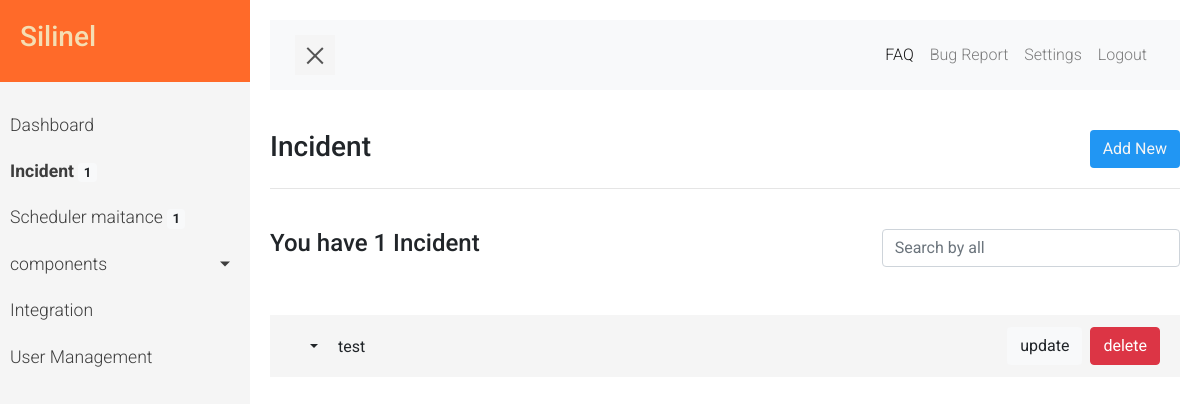
Page /dashboard/incident on the earlier database version.
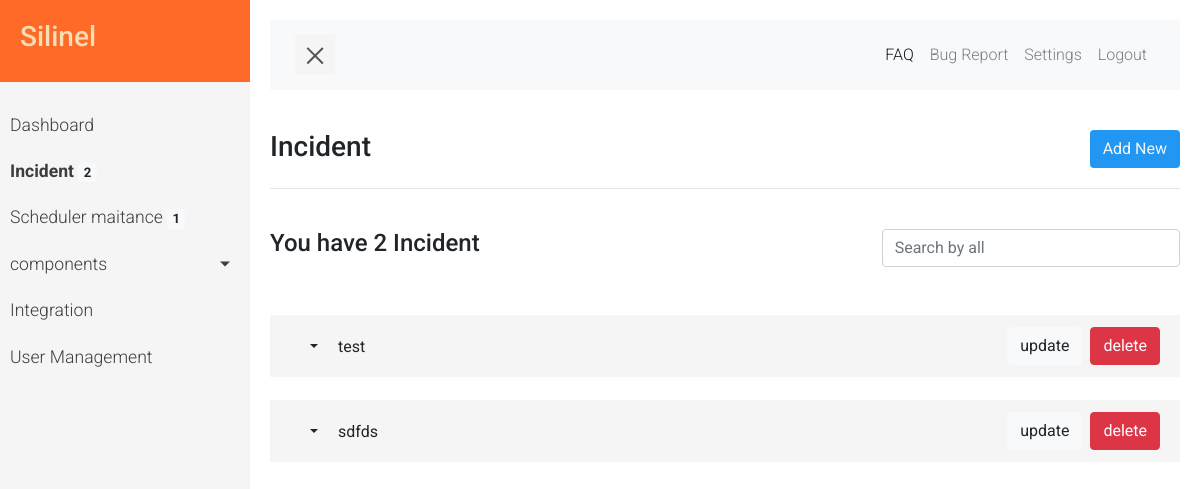
Same page on the later database version.
### silinell/models.py (models this page shows, shortened)
class incident(models.Model):
    STATUS_ACTION_CHOICES = (
        ('Identified', 'identified'),
        ('Watch', 'watch'),
        ('Fixed', 'fixed'),
        ('Investigating', 'investigating'),
    )
    STATUS_DOWNTIME_CHOICES = (
        ('Down', 'Down'),
        ('Up', 'up'),
    )
    STATUS_STICKED_CHOICES = (
        ('Stikced', 'Stikced'),
        ('Un Stikced', 'Un Stikced'),
    )
    STATUS_Visibility_CHOICES = (
        ('Viewable by public', 'Viewable by public'),
        ('Only logged in users can see', 'Only logged in users can see'),
    )
    status_action = models.CharField(max_length=40, choices= STATUS_ACTION_CHOICES )
    status_Downtime = models.CharField(max_length=40, choices= STATUS_DOWNTIME_CHOICES,default="Up" )
    Visibility = models.CharField(max_length=40, choices= STATUS_Visibility_CHOICES, default="Viewable by public" )
    stickied = models.CharField(max_length=40, choices= STATUS_STICKED_CHOICES, default="Stikced" )
    name = models.CharField(max_length=50)
    message  = models.TextField(max_length=300, blank=True)
    date_occur = models.DateTimeField(default=datetime.now, blank=True)

### silinell/views.py (the view, shortened to what this page needs)
# urls.py: path('dashboard/incident', views.dashboardAddwebsite.as_view(), name='incident_url'),
class dashboardAddwebsite(View):
    form_class = Formaddwebsbite
    initial = {'key': 'value'}
    template_name = 'dashboard/incident/list-incident.html'
    def get(self, request, *args, **kwargs):
        form = self.form_class(initial=self.initial)
        web_list = incident.objects.all().order_by('id')
        return render(request, self.template_name, {'form': form,'weblist_param': web_list})

### silinell/forms.py
class Formaddwebsbite(forms.ModelForm):
    class Meta:
        model = incident
        fields = '__all__'
        widget = {
        }

### silinell/views.py (called while the page is built)
def badgesnotif_processor(request):
  schedule_maintances = schedule_maintance.objects.all().count()
  incidents = incident.objects.all().count()
  componennya = component.objects.all().count()
  component_groups = component_group.objects.all().count()
  return {'incidents': incidents,'schedule_maintances':schedule_maintances,'component_groups':component_groups,'componennya':componennya}

### silinell/templates/dashboard/incident/list-incident.html (shortened to what this page needs)
{% extends "dashboard/dashboard-base.html" %}
{% block content  %}
<div class="row ">
<div class="col-6"><h3>Incident</h3>
</div>
<div class="col-6">
<a href="{% url 'incident_add_url' %}" class="btn button-add float-right text-light">
   Add New
</a></div>
</div>
<hr>
{% load static %}
<br>
<div class="">
  <div class="row">
    <div class="col-4">
      {% if schedule_maintances != 0 %}
      <h4 class="">You have {{incidents}} Incident </h4>
      {% endif %}
    </div>
    <div class="col-8">
      <input type="text" style="width:50%;float:right;" class="form-control" id="searchaddwebsite" placeholder="Search by all">
    </div>
  </div>
</div>
<div class="thecontainer">
{% include "dashboard/incident/list-incident-component.html" %}
</div>
{% endblock %}

### silinell/templates/dashboard/incident/list-incident-component.html (shortened to what this page needs)
{% load static %}
<br>
<div class="h-100 ">
<div class= "row" >
{% if weblist_param.count != 0 %}
<div class ="col-md-12">
<ul class="list-group">
 {% for web in weblist_param %}
<br>
<li class="list-group-item">
<div class="d-flex">
  <div class="mr-auto ml-5 pt-2"><a class="dropdown-toggle" data-toggle="collapse" href="#collapseExample{{web.id}}" role="button" aria-expanded="false" aria-controls="collapseExample"></a>{{web.name}}</div>
  <div class="mr-2"><a class="btn bg-light" href="{% url 'incident_url_update' pk=web.id %}">update</a></div>
  <div class=""><a class="btn btn-danger confirm-delete " hola="{{web.name}}" href="{% url 'incident_url_del' pk=web.id %}" title="Delete"  data-toggle="modal" data-target="#confirmDeleteModal" hola="{{web.id}}" id="deleteButton{{web.id}}">delete</a></div>
</div>
</li>
{% endfor %}
</ul>
</div>
{% else %}
<div class="col-md-12 h-100">
<div style="height:260px"></div>
<center><h3>No data available.</h3></center>
</div>
{% endif %}
</div>
</div>

Differences in the rows shown:
added incident: name "sdfds"
Other differences:
{{ incidents }}: "1" → "2"
